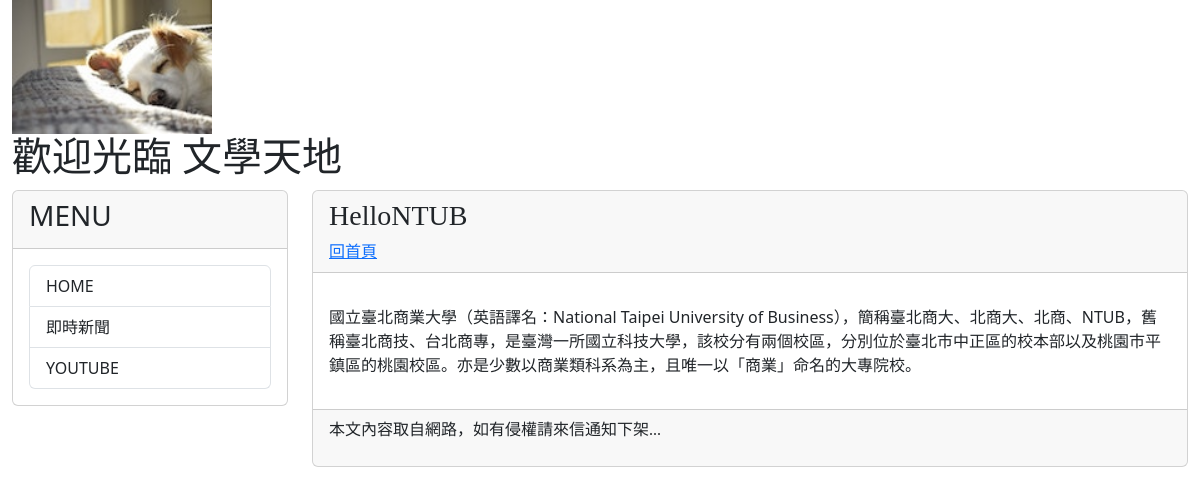
Screenshot of /post/HelloNTUB/ with the database file from the repository.
### mysite/models.py (models this page shows, shortened)
class Post(models.Model):
    title=models.CharField(max_length=200) #標題
    slug=models.CharField(max_length=200) #網址
    body=models.TextField() #內容
    pub_date=models.DateTimeField(auto_now_add=True)
    class Meta:
        ordering=('-pub_date', ) #-反向排序

### mysite/views.py (the view)
# urls.py: path('post/<slug:slug>/', mv.showpost, name="showpost"),
def showpost(request,slug):
        post=Post.objects.get(slug=slug)
        return render(request,'post.html',locals())

### mysite/templatetags/markdown_extras.py (called while the page is built)
@register.filter
def convert_markdown(text):
    return markdown.markdown(text)

### templates/post.html (shortened to what this page needs)
{% extends "base2.html" %}
{% load markdown_extras %}
{% block headmessage %}
<h3 style="font-family:微軟正黑體;">{{ post.title }}</h3>
<a style="font-family:微軟正黑體;" href='/'>回首頁</a>
{% endblock headmessage%}
{% block content %}
<p style="font-family:微軟正黑體;font-size:12pt;letter-spacing:2pt;">
    {{ post.body | convert_markdown | safe }}</a>
</p>
{% endblock content %}

### rows the page displays
Post: title "HelloNTUB", body|convert_markdown "國立臺北商業大學（英語譯名：National Taipei University of Business），簡稱臺北商大、北商大、北商、NTUB，舊稱臺北商技、台北商專，是臺灣一所國立科技大學，該校分有兩個校區，分別位於臺北市中正區的校本部以及桃園市平鎮區的桃園校區。亦是少數以商業類科系為主，且唯一以「商業」命名的大專院校。"
